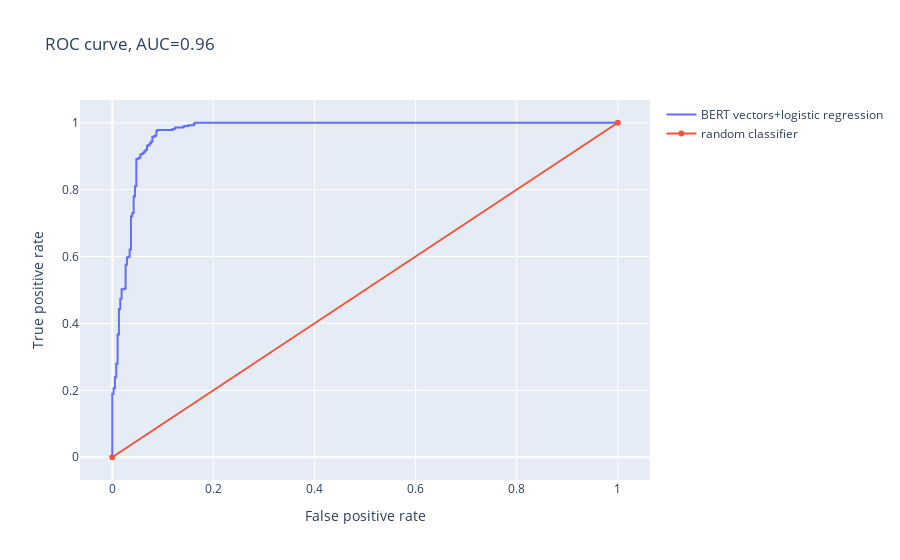

Here is the notebook cell this chart was saved with:
### Code cell
fpr, tpr, thresholds = sklearn.metrics.roc_curve(
    yvalid,
    pred_probabilities_valid[:,1],
)
go.Figure(
    layout=dict(
        title=f"ROC curve, AUC={auc:.2f}",
        xaxis_title="False positive rate",
        yaxis_title="True positive rate",
    ),
    data=[
        go.Scatter(name="BERT vectors+logistic regression", x=fpr, y=tpr),
        go.Scatter(name="random classifier", x=[0, 1], y=[0, 1])
    ],
)

### Figure 1 — Plotly figure (JSON) as saved in the notebook; plotly's stock layout.template omitted (floating-point values rounded to 4 significant figures; data arrays with more than 128 entries replaced by an {"elided": "..."} marker saying what was removed)
{"data": [{"name": "BERT vectors+logistic regression", "type": "scatter", "x": {"elided": "198 float values"}, "y": {"elided": "198 float values"}}, {"name": "random classifier", "type": "scatter", "x": [0, 1], "y": [0, 1]}], "layout": {"autosize": true, "title": {"text": "ROC curve, AUC=0.96"}, "xaxis": {"autorange": true, "range": [-0.06048, 1.06], "title": {"text": "False positive rate"}, "type": "linear"}, "yaxis": {"autorange": true, "range": [-0.07325, 1.073], "title": {"text": "True positive rate"}, "type": "linear"}}}
